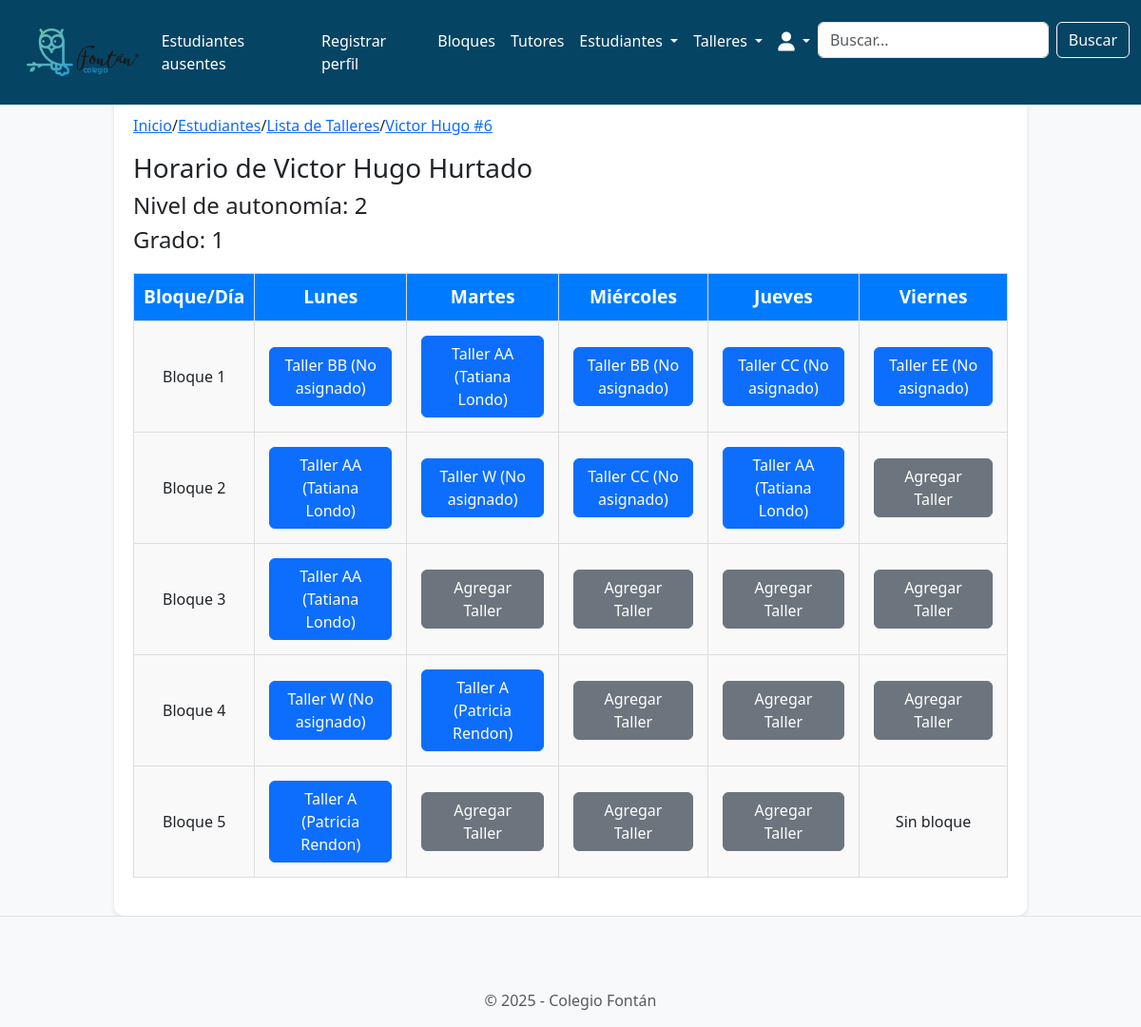
The app's page /schedules/6/schedule/ (signed in), older data.
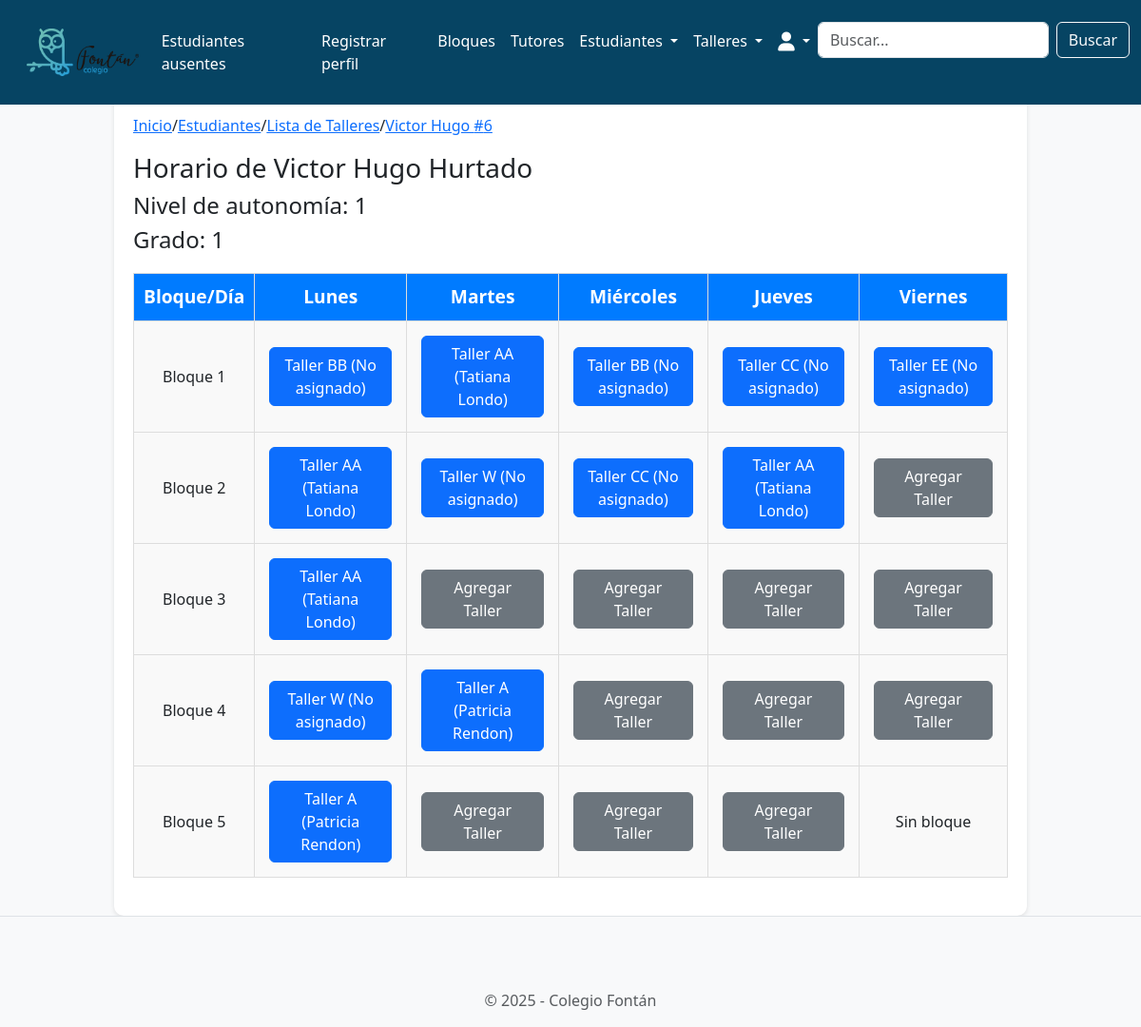
The same page, newer data.
### students/models.py (models this page shows, shortened)
class Student(models.Model):
    STATUS_CHOICES = [
        ('present', 'Presente'),
        ('absent', 'Ausente'),
        ('neutral', 'No llamado'),
    ]
    student_id = models.AutoField(primary_key=True)
    name = models.CharField(max_length=100)
    lastname = models.CharField(max_length=100)
    id_number = models.IntegerField(unique=True)
    autonomy_level = models.IntegerField(
        choices=[
            (1, 'Nivel 1'),
            (2, 'Nivel 2'),
            (3, 'Nivel 3'),
        ],
        default=1,
    )
    extended_vacation = models.BooleanField(default=False)
    grade = models.IntegerField(
        choices=[
            (1, '1'),
            (2, '2'),
            (3, '3'),
            (4, '4'),
            (5, '5'),
            (6, '6'),
            (7, '7'),
            (8, '8'),
            (9, '9'),
            (10, '10'),
            (11, '11'),
        ],
        default=1,
    )
    status = models.CharField(
        max_length=10,
        choices=STATUS_CHOICES,
        default='neutral'
    )
    workshop = models.ForeignKey('workshops.Workshop', on_delete=models.SET_NULL, null=True, blank=True)
    last_reset = models.DateTimeField(default=now)
    rotation_workshop = models.CharField(max_length=200, blank=True, null=True)

### schedules/views.py (the view, shortened to what this page needs)
# urls.py: path('<int:student_id>/schedule/', views.student_schedule, name='student_schedule'),
def student_schedule(request, student_id):
    student = get_object_or_404(Student, student_id=student_id)
    schedule, workshops = get_schedule_and_workshops(student)
    workshop_id = request.GET.get('workshop_id')
    days_of_week = ["Monday", "Tuesday", "Wednesday", "Thursday", "Friday"]
    if student.grade > 5:
        blocks_per_day = {
            "Monday": 4,
            "Tuesday": 4,
            "Wednesday": 4,
            "Thursday": 4,
            "Friday": 3,
        }
    else:
        blocks_per_day = {
            "Monday": 5,
            "Tuesday": 5,
            "Wednesday": 5,
            "Thursday": 5,
            "Friday": 4,
        }
    num_blocks = range(1, max(blocks_per_day.values()) + 1)
    student_schedule = Schedule.objects.filter(student=student).select_related('block')
    schedule_table = [
        [
            {
                "day": day,
                "block_number": block_number if block_number <= blocks_per_day[day] else None,
                "workshop": next(
                    (entry.block.workshop for entry in student_schedule
                     if entry.block.block_number == block_number and entry.block.day == day),
                    None
                ) if block_number <= blocks_per_day[day] else None,
                "tutor": next(
                    (entry.block.workshop.tutor.user.get_full_name() for entry in student_schedule
                     if entry.block.block_number == block_number and entry.block.day == day and entry.block.workshop.tutor),
                    None
                ) if block_number <= blocks_per_day[day] else None,
            }
            for day in days_of_week
        ]
        for block_number in num_blocks
    ]
    context = {
        "student": student,
        "schedule_table": schedule_table,
        "days_of_week": days_of_week,
        "num_blocks": num_blocks,
        "workshops": workshops,
    }
    return render(request, "schedules/student_schedule.html", context)

### schedules/views.py (called while the page is built)
def get_schedule_and_workshops(student_or_tutor):
    schedule = {
        "Monday_Thursday": ["7:40-9:10", "9:40-11:00", "11:20-12:40", "1:20-2:40"]
        if student_or_tutor.grade > 5
        else ["7:40-8:40", "9:10-10:20", "10:40-11:50", "12:30-1:30", "1:50-2:40"],
        "Friday": ["7:40-9:10", "9:50-11:20", "11:50-1:20"]
        if student_or_tutor.grade > 5
        else ["7:40-8:40", "9:10-10:20", "10:40-11:50", "12:20-1:20"],
    }
    workshop_types = ['high_school', 'collective'] if student_or_tutor.grade > 5 else ['primary', 'collective']
    workshops = Workshop.objects.filter(type__in=workshop_types)
    return schedule, workshops

### schedules/templates/schedules/student_schedule.html (shortened to what this page needs)
{% extends 'base.html' %}
{% block breadcrumb %}
  <a href="{% url 'home.home' %}">Inicio</a>
  <span>/</span>
  <a href="{% url 'students.student_list' %}">Estudiantes</a>
  <span>/</span>
  <a href="{% url 'workshops:list_workshops' %}">Lista de Talleres</a>
  <span>/</span>
  <a href="{% url 'student_schedule' student.student_id %}">{{ student.name }} #{{ student.student_id }}</a>
  {% endblock %}
{% load static %}
{% block content %}
<div class="schedule-container">
    <h3 class="schedule-title">Horario de {{ student.name }} {{ student.lastname }}</h3>
    <h4>Nivel de autonomía: {{ student.autonomy_level }}</h4>
    <h4>Grado: {{ student.grade }}</h4>
    <div class="table-wrapper">
        <table class="schedule-table">
            <thead>
                <tr>
                    <th>Bloque/Día</th>
                    {% for day in days_of_week %}
                        <th>
                            {% if day == "Monday" %} Lunes
                            {% elif day == "Tuesday" %} Martes
                            {% elif day == "Wednesday" %} Miércoles
                            {% elif day == "Thursday" %} Jueves
                            {% elif day == "Friday" %} Viernes
                            {% else %} {{ day }}
                            {% endif %}
                        </th>
                    {% endfor %}
                </tr>
            </thead>
            <tbody>
                {% for row in schedule_table %}
                <tr>
                    <td class="schedule-block">Bloque {{ row.0.block_number }}</td>
                    {% for cell in row %}
                    <td class="schedule-cell">
                        {% if cell.block_number %}
                            {% if cell.workshop %}
                                <a href="{% url 'select_workshop' student.student_id cell.day cell.block_number %}"
                                    class="btn btn-primary edit-workshop-button">
                                    {{ cell.workshop.name }}
                                    {% if cell.tutor %}
                                        ({{ cell.tutor }})
                                    {% else %}
                                        (No asignado)
                                    {% endif %}
                                </a>
                            {% else %}
                                <a href="{% url 'select_workshop' student.student_id cell.day cell.block_number %}"
                                class="btn btn-secondary add-workshop-button">
                            Agregar Taller
                                </a>
                            {% endif %}
                        {% else %}
                            <span>Sin bloque</span>
                        {% endif %}
                    </td>
                    {% endfor %}
                </tr>
                {% endfor %}
            </tbody>
        </table>
    </div>
</div>
{% endblock %}

Row changes from the older to the newer data that the page shows:
changed Student "Victor Hugo": autonomy_level "2" → "1"
